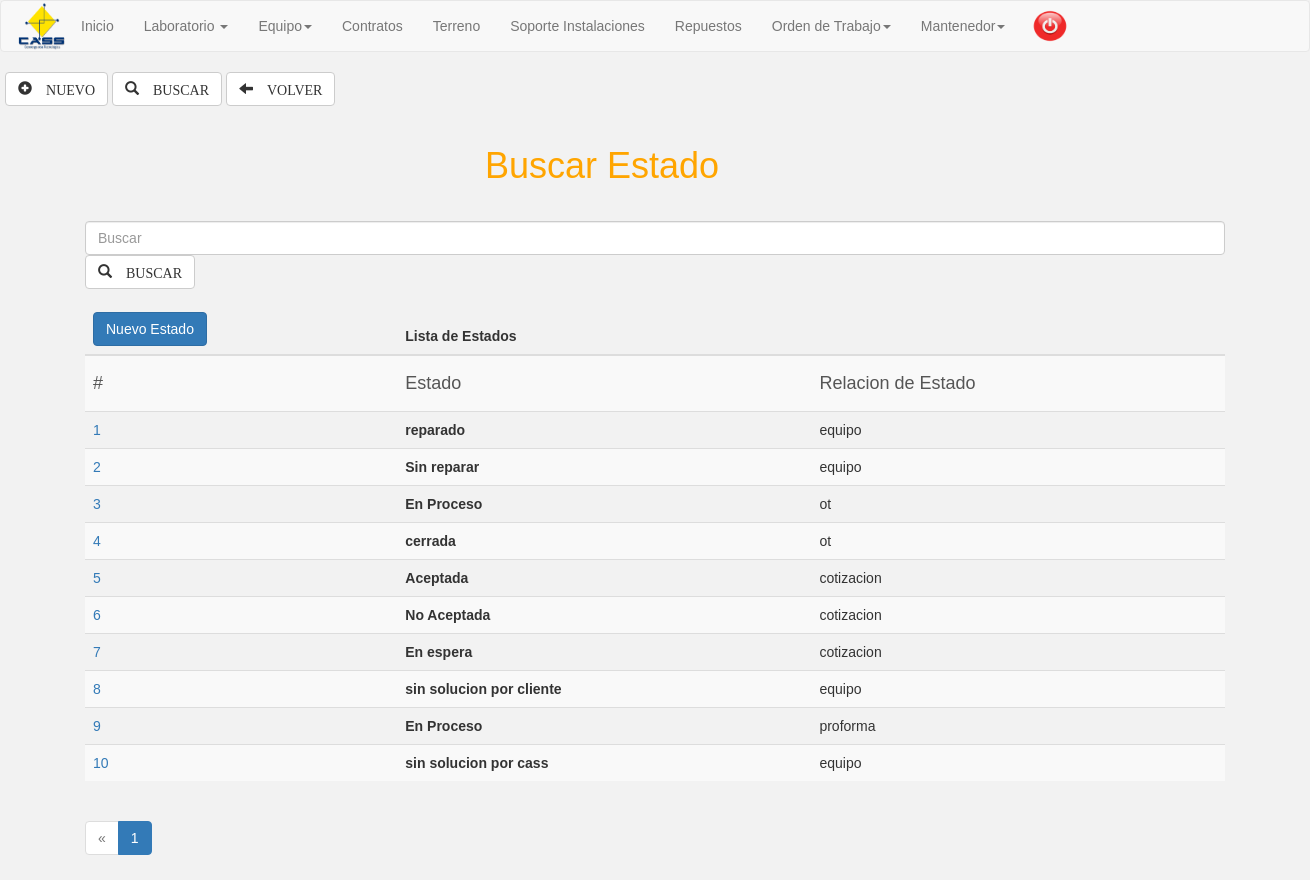
/estado.buscar.php (signed in), run on an earlier commit of the app's database.
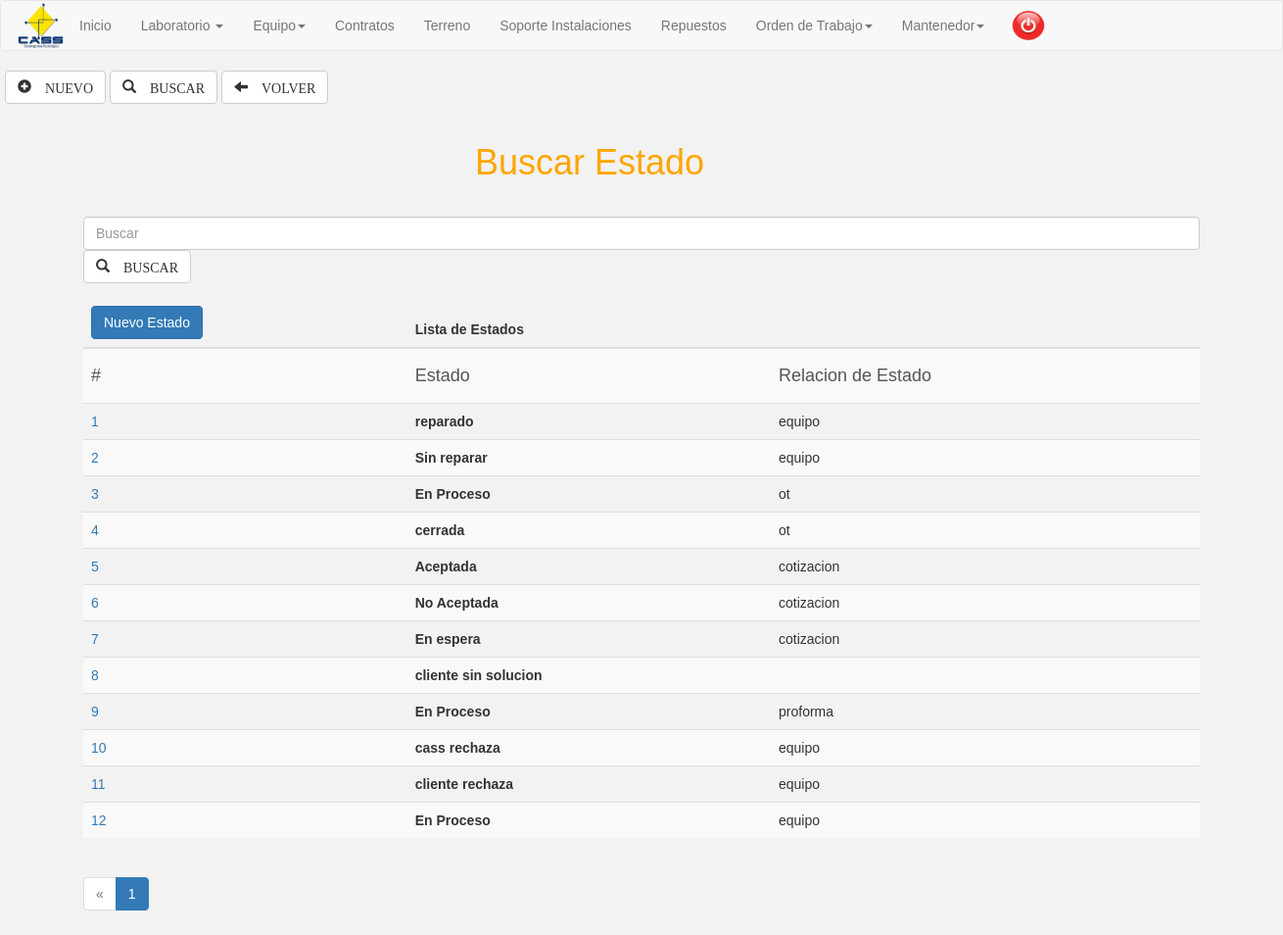
And on a later commit of the database.
### tables this page shows
CREATE TABLE `estado` (
  `id_estado` int(11) NOT NULL,
  `estado` varchar(100) NOT NULL,
  `relacion` varchar(30) NOT NULL,
  `Condicion` varchar(15) NOT NULL,
  `Inicio` int(11) NOT NULL
);

### estado.buscar.php (the view, shortened to what this page needs)
<?php
if (isset($_SESSION['correo'])) {?>
<!DOCTYPE html>
<html lang="en">
<head>
	<link rel="stylesheet" href="css/bootstrap.min.css">
	<link rel="stylesheet" href="js/bootstrap.min.js">
</head>
  <nav class="navbar navbar-default">
  <div class="container-fluid">
   <div class="navbar-header">
       <img class="logo" src="img/cass_logo.png" alt="">
    </div>
    <div class="collapse navbar-collapse" id="bs-example-navbar-collapse-1">
      <ul class="nav navbar-nav">
       <li><a  href="inicio.php">Inicio</a></li>
        <li class="dropdown">
          <a href="#" class="dropdown-toggle" data-toggle="dropdown" role="button" aria-haspopup="true" aria-expanded="false">Laboratorio <span class="caret"></span></a>
        </li>
        <li class="dropdown">
          <a href="#" class="dropdown-toggle" data-toggle="dropdown" role="button" aria-haspopup="true" aria-expanded="false">Equipo<span class="caret"></span></a>
        </li>
        <li><a  href="#">Contratos</a></li>
        <li><a  href="#">Terreno</a></li>
        <li><a  href="#">Soporte Instalaciones</a></li>
        <li><a  href="repuesto.php">Repuestos</a></li>
        <li class="dropdown">
           <a href="#" class="dropdown-toggle" data-toggle="dropdown" role="button" aria-haspopup="true" aria-expanded="false">Orden de Trabajo<span class="caret"></span></a>
        </li>
         <li class="dropdown">
          <a href="#" class="dropdown-toggle" data-toggle="dropdown" role="button" aria-haspopup="true" aria-expanded="false">Mantenedor<span class="caret"></span></a>
        </li>
      </ul>
       <a  href="cerrarsesion.php"><img class="cerrar" src="img/cerrar_sesion.png" alt="" ></a>
    </div>
</nav>
<body>
 <div class="contenedor">
<a href="estado.php"><button  class="btn btn-default" type="submit"><span class="glyphicon glyphicon-plus-sign" aria-hidden="true"> NUEVO</span></button></a>
<a href="estado.buscar.php"><button class="btn btn-default" type="submit"><span class="glyphicon glyphicon-search" aria-hidden="true"> BUSCAR</span></button></a>
<button class="btn btn-default" type="button"><span class="glyphicon glyphicon-arrow-left" aria-hidden="true"> VOLVER</span></button>
<br><br>
<form class="form-group" action=""  method="POST">
<div class="container" >
<div class="form-group" id="datos">
<h4><label for="caja_busqueda"><h1>Buscar Estado</h1></label></h4>
    <input type="text" name="busca" id="busqueda" class="form-control" placeholder="Buscar" autofocus="">
    <button type="submit" name="submit" class="btn btn-default"><span class="glyphicon glyphicon-search" aria-hidden="true"> BUSCAR</span></button>
</div>
<table  class="table table-striped" id="" name="" >
<thead>
      <th colspan="1"><a href="cliente.php" class="btn btn-primary">Nuevo Estado</a></th>
      <th colspan="11">Lista de Estados</th>
    </thead>
    <tbody>
      <tr>
        <td><h4>#</h4></td>
        <td><h4>Estado</h4></td>
        <td><h4>Relacion de Estado</h4></td>
      </tr>
<?php
  $dbhandle=mysql_query("SELECT * FROM estado ");
   while($muestra=mysql_fetch_array($dbhandle)){
   echo '<tr>';
   echo '<td>'.'<a style=\"text-decoration:underline;cursor:pointer;\" onclick="eliminarDato(\"'.$muestra['id_estado'].'\")">'.$muestra['id_estado'].'</a>'.'</td>';
   echo '<td>'.'<strong>'.$muestra['estado'].'</strong>'.'</td>';
   echo '<td>'.$muestra['relacion'].'</td>';
}
?>
      </tbody>
</table>
<nav aria-label="">
  <ul class="pagination">
    <li class="disabled"><a href="#" aria-label="Previous"><span aria-hidden="true">&laquo;</span></a></li>
    <li class="active"><a href="#">1 <span class="sr-only">(current)</span></a></li>
</nav>
</div>
</form>
</body>
</html>
<?php
}else{
  echo '<script> window.location="index.php";</script>';
}
?>

### estado.buscar.php (style rules this page uses)
* { font-family: Geneva, Arial, Helvetica, sans-serif; }
body { background: #F2F2F2; }
img.logo { height: 50px; margin: auto; width: 50px; border: auto; }
h1 { margin: 10px 300px 20px 400px; color: orange; border-top: 30px; }
h4 { margin: 10px auto; color: #555555; }
.contenedor { width: 1300px; height: 100px; margin: auto; }
label { color:#555555; }
.cerrar { height: 40px; margin: 5px auto; width: 60px; border: auto; }

What changed in the data, as far as the page shows it:
changed estado id 8: estado "sin solucion por cliente" → "cliente sin solucion"; relacion "equipo" → (not shown)
changed estado id 10: estado "sin solucion por cass" → "cass rechaza"
added estado: id_estado "11", estado "cliente rechaza", relacion "equipo"
added estado: id_estado "12", estado "En Proceso", relacion "equipo"
